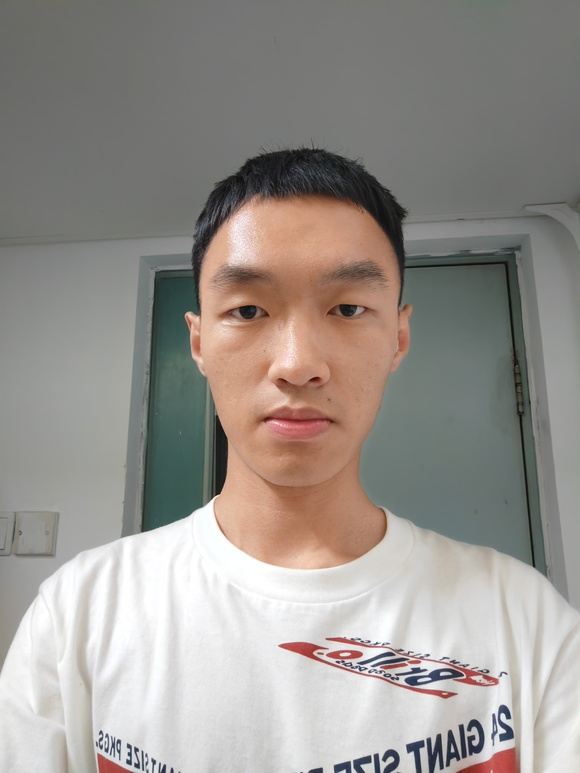
#> input picture images/222.jpg, 580 x 773 px, shrunk from 2448 x 3264 before the run
$ python main.py   (older library calls are emulated)
#> lines starting #> are read from the running program, lines starting #| are printed output that depends on the picture; after the words box and inside, x2 and y2 are one past the last pixel; in counts of white or black regions, pixels touching at a corner belong together
### src/calibrate.py
import glob

import cv2
import numpy as np


# [92 lines left out: functions detect_corners, calibrate_camera, not called in this run]


def undistort_image(
    image: np.ndarray, camera_matrix: np.ndarray, dist_coeffs: np.ndarray
) -> np.ndarray:
    """Undistort an image using camera matrix and distortion coefficients.

    Args:
        image (np.ndarray): Input distorted image.
        camera_matrix (np.ndarray): Intrinsic matrix from calibrate_camera().
        dist_coeffs (np.ndarray): Distortion coefficients from calibrate_camera().

    Returns:
        np.ndarray: Undistorted image.
    """
    h, w = image.shape[:2]
    new_mtx, roi = cv2.getOptimalNewCameraMatrix(
        camera_matrix, dist_coeffs, (w, h), alpha=0
    )
    return cv2.undistort(image, camera_matrix, dist_coeffs, None, new_mtx)


# [8 lines that do not run on import are left out]

### src/preprocess.py
import cv2
import numpy as np


# [82 lines left out: functions rgb_to_hsi, hsi_to_rgb, histogram_equalization, not called in this run]


def clahe_equalization(
    image: np.ndarray, clip_limit: float = 2.0, tile_grid_size: tuple[int, int] = (8, 8)
) -> np.ndarray:
    clahe = cv2.createCLAHE(clipLimit=clip_limit, tileGridSize=tile_grid_size)
    if len(image.shape) == 3:
        hsv = cv2.cvtColor(image, cv2.COLOR_BGR2HSV)
        hsv[:, :, 2] = clahe.apply(hsv[:, :, 2])
        return cv2.cvtColor(hsv, cv2.COLOR_HSV2BGR)
    else:
        return clahe.apply(image)


# [7 lines left out: function laplacian_sharpen, not called in this run]


def unsharp_mask(
    image: np.ndarray,
    k_size: tuple[int, int] = (5, 5),
    sigma: float = 1.0,
    amount: float = 1.5,
) -> np.ndarray:
    # 反锐化掩膜
    blurred = cv2.GaussianBlur(image, k_size, sigma)
    mask = cv2.subtract(image, blurred)
    sharpened = cv2.addWeighted(image, 1.0, mask, amount, 0)
    return np.clip(sharpened, 0, 255).astype(np.uint8)


# [12 lines that do not run on import are left out]

### src/detect_face.py
import cv2
import numpy as np


def get_face_mask(image: np.ndarray) -> np.ndarray:
    hsv = cv2.cvtColor(image, cv2.COLOR_BGR2HSV)
    ycrcb = cv2.cvtColor(image, cv2.COLOR_BGR2YCrCb)
    # lab = cv2.cvtColor(image, cv2.COLOR_BGR2LAB)

    mask = (
        cv2.inRange(hsv, (0, 50, 60), (25, 120, 240))
        | cv2.inRange(hsv, (155, 50, 60), (179, 120, 240))
        | cv2.inRange(ycrcb, (0, 133, 77), (255, 173, 127))
        # | cv2.inRange(lab[..., 0], 0, 128)
        # | cv2.inRange(lab, (0, 128 - 5, 128 - 5), (255, 128 - 5, 128 + 20))
    )

    cr = ycrcb[:, :, 1]
    _, mask_cr = cv2.threshold(cr, 0, 255, cv2.THRESH_BINARY + cv2.THRESH_OTSU)
    mask = mask | mask_cr

    kernel = cv2.getStructuringElement(cv2.MORPH_ELLIPSE, (15, 15))
    mask = cv2.morphologyEx(mask, cv2.MORPH_OPEN, kernel, iterations=1)
    kernel = cv2.getStructuringElement(cv2.MORPH_ELLIPSE, (35, 35))
    mask = cv2.morphologyEx(mask, cv2.MORPH_CLOSE, kernel, iterations=1)

    contours, _ = cv2.findContours(mask, cv2.RETR_EXTERNAL, cv2.CHAIN_APPROX_SIMPLE)
    face = np.zeros_like(mask)
    if contours:
        c = max(contours, key=cv2.contourArea)
        cv2.drawContours(face, [c], -1, 255, thickness=-1)

    # mask 未联通，final 已联通
    # 膨胀操作使得轮廓扩大
    kernel = cv2.getStructuringElement(cv2.MORPH_ELLIPSE, (11, 11))
    face = cv2.dilate(face, kernel, iterations=1)

    face = cv2.GaussianBlur(face, (51, 51), 0)
    _, face = cv2.threshold(face, 128, 255, cv2.THRESH_BINARY)

    return face


# [13 lines left out: functions sobel_edge, canny_edge, not called in this run]

### src/beautify.py
import cv2
import numpy as np

from preprocess import hsi_to_rgb, rgb_to_hsi


# [101 lines left out: functions whiten_lab_clahe, whiten_hsi_clahe, whiten_hsi_gamma, whiten_hsi_gain, not called in this run]


def whiten_lab_gain(
    image: np.ndarray,
    face_mask: np.ndarray,
    gain_l: float = 1.1,
    gain_a: float = 1.02,
    gain_b: float = 0.98,
    k_size: int = 21,
) -> np.ndarray:
    # a略微增大提升红色色度，b略微减小抑制黄色
    lab = cv2.cvtColor(image, cv2.COLOR_BGR2LAB).astype(np.float32)
    mask = face_mask.astype(bool)

    lab[..., 0][mask] = np.clip(lab[..., 0][mask] * gain_l, 0, 255)
    lab[..., 1][mask] = np.clip(lab[..., 1][mask] * gain_a, 0, 255)
    lab[..., 2][mask] = np.clip(lab[..., 2][mask] * gain_b, 0, 255)

    result = cv2.cvtColor(lab.astype(np.uint8), cv2.COLOR_LAB2BGR)

    alpha = cv2.GaussianBlur(
        (face_mask / 255.0).astype(np.float32), (k_size, k_size), 0
    )[..., None]
    blended = image.astype(np.float32) * (1 - alpha) + result.astype(np.float32) * alpha
    return np.clip(blended, 0, 255).astype(np.uint8)


# [24 lines left out: function smooth_skin_bilateral, not called in this run]


def smooth_skin_guided(
    image: np.ndarray,
    face_mask: np.ndarray,
    radius: int = 8,
    eps: float = 1e-2,
    k_size: int = 11,
) -> np.ndarray:
    """
    radius: 引导滤波的邻域半径。小值，保留更多小细节，磨皮效果弱。大值，磨皮更彻底，但可能丢失自然纹理。
    eps: 引导滤波的平滑因子。小值，严格保留边缘，更像“局部均值”。大值，边缘被模糊，更像“全局低通”。
    """
    lab = cv2.cvtColor(image, cv2.COLOR_BGR2LAB)
    L = lab[..., 0].copy()

    L_f = L.astype(np.float32) / 255.0
    L_guided = cv2.ximgproc.guidedFilter(guide=L_f, src=L_f, radius=radius, eps=eps)
    L_u = (L_guided * 255.0).astype(np.uint8)

    lab[..., 0] = L_u
    result = cv2.cvtColor(lab, cv2.COLOR_LAB2BGR)

    alpha = cv2.GaussianBlur(
        (face_mask / 255.0).astype(np.float32), (k_size, k_size), 0
    )[..., None]
    blended = (
        image.astype(np.float32) * (1.0 - alpha) + result.astype(np.float32) * alpha
    )
    return np.clip(blended, 0, 255).astype(np.uint8)


def slim_face(
    image: np.ndarray, face_mask: np.ndarray, gain: float = 0.9, k_size: int = 15
) -> np.ndarray:
    h, w = image.shape[:2]
    ys, xs = np.where(face_mask > 0)
    if xs.size == 0:
        return image

    # y_min = int(max(ys.min(), 0))
    # y_max = int(min(ys.max() + 1, h))

    x_min = int(max(xs.min(), w * 0.1))
    x_max = int(min(xs.max(), w * 0.9))
    x_center = (x_min + x_max) / 2.0
    w_face = x_max - x_min

    x_L = int(max(np.floor(x_center - w_face / 2.0 * gain), 0))
    x_R = int(min(np.ceil(x_center + w_face / 2.0 * gain), w))

    map_x, map_y = np.meshgrid(np.arange(w), np.arange(h))
    map_x = map_x.astype(np.float32)
    map_y = map_y.astype(np.float32)

    # map_x[y_min:y_max, :x_L] = np.linspace(0, x_min, x_L, False)[None, ...]
    # map_x[y_min:y_max, x_L:x_R] = np.linspace(x_min, x_max, x_R - x_L, False)[None, ...]
    # map_x[y_min:y_max, x_R:] = np.linspace(x_max, w, w - x_R, False)[None, ...]

    map_x[:, :x_L] = np.linspace(0, x_min, x_L, False)[None, ...]
    map_x[:, x_L:x_R] = np.linspace(x_min, x_max, x_R - x_L, False)[None, ...]
    map_x[:, x_R:] = np.linspace(x_max, w, w - x_R, False)[None, ...]

    map_x = np.clip(map_x, 0, w - 1).astype(np.float32)
    map_x = cv2.GaussianBlur(map_x, (k_size, k_size), 0)

    return cv2.remap(image, map_x, map_y, interpolation=cv2.INTER_LINEAR)


def enlarge_eyes(
    image: np.ndarray,
    face_mask: np.ndarray,
    gain: float = 1.1,
    distance: tuple[float, float, float, float, float] = (0.1, 0.1, 0.1, 0.2, 0.5),
    k_size: int = 15,
) -> np.ndarray:
    h, w = image.shape[:2]
    ys, xs = np.where(face_mask > 0)
    if xs.size == 0:
        return image

    # 估计面部区域4个坐标
    x_face_min = int(max(xs.min(), w * 0.1))
    x_face_max = int(min(xs.max() + 1, w * 0.9))
    y_face_min = int(max(ys.min(), h * 0.1))
    y_face_max = int(min(ys.max() + 1, h * 0.9))

    w_face = x_face_max - x_face_min
    h_face = y_face_max - y_face_min

    # 估计现在眼睛区域的坐标
    w_eyes = (1 - sum(distance[0:3])) * w_face / 2.0
    x_left_eye_min = int(x_face_min + w_face * distance[0])
    x_left_eye_max = int(x_left_eye_min + w_eyes)
    x_left_eye_c = (x_left_eye_min + x_left_eye_max) / 2.0

    x_right_eye_max = int(x_face_max - w_face * distance[2])
    x_right_eye_min = int(x_right_eye_max - w_eyes)
    x_right_eye_c = (x_right_eye_min + x_right_eye_max) / 2.0

    y_eyes_min = int(y_face_min + h_face * distance[3])
    y_eyes_max = int(y_face_max - h_face * distance[4])
    y_eyes_c = (y_eyes_min + y_eyes_max) / 2.0
    h_eyes = y_eyes_max - y_eyes_min

    # 估计大眼后，边界处坐标对应原来眼睛内部的坐标
    x_left_new_min = int(
        max(np.floor(x_left_eye_c - w_eyes / 2.0 / gain), x_left_eye_min)
    )
    x_left_new_max = int(
        min(np.ceil(x_left_eye_c + w_eyes / 2.0 / gain), x_left_eye_max)
    )
    x_right_new_min = int(
        max(np.floor(x_right_eye_c - w_eyes / 2.0 / gain), x_right_eye_min)
    )
    x_right_new_max = int(
        min(np.ceil(x_right_eye_c + w_eyes / 2.0 / gain), x_right_eye_max)
    )
    y_new_min = int(max(np.floor(y_eyes_c - h_eyes / 2.0 / gain), y_eyes_min))
    y_new_max = int(min(np.ceil(y_eyes_c + h_eyes / 2.0 / gain), y_eyes_max))

    map_x, map_y = np.meshgrid(np.arange(w), np.arange(h))
    map_x = map_x.astype(np.float32)
    map_y = map_y.astype(np.float32)

    # 计算坐标映射关系
    map_x[y_eyes_min:y_eyes_max, x_left_eye_min:x_left_eye_max] = np.linspace(
        x_left_new_min, x_left_new_max, x_left_eye_max - x_left_eye_min, False
    )[None, ...]
    map_x[y_eyes_min:y_eyes_max, x_right_eye_min:x_right_eye_max] = np.linspace(
        x_right_new_min, x_right_new_max, x_right_eye_max - x_right_eye_min, False
    )[None, ...]
    map_x = np.clip(map_x, 0, w - 1).astype(np.float32)
    map_x = cv2.GaussianBlur(map_x, (k_size, k_size), 0)

    map_y[y_eyes_min:y_eyes_max, x_left_eye_min:x_left_eye_max] = np.linspace(
        y_new_min, y_new_max, y_eyes_max - y_eyes_min, False
    )[:, None]
    map_y[y_eyes_min:y_eyes_max, x_right_eye_min:x_right_eye_max] = np.linspace(
        y_new_min, y_new_max, y_eyes_max - y_eyes_min, False
    )[:, None]
    map_y = np.clip(map_y, 0, h - 1).astype(np.float32)
    map_y = cv2.GaussianBlur(map_y, (k_size, k_size), 0)

    return cv2.remap(image, map_x, map_y, interpolation=cv2.INTER_LINEAR)

### src/main.py
from pathlib import Path

import cv2
import matplotlib.pyplot as plt
import numpy as np

from beautify import enlarge_eyes, slim_face, smooth_skin_guided, whiten_lab_gain
from calibrate import undistort_image
from detect_face import get_face_mask
from preprocess import clahe_equalization, unsharp_mask

# 设置中文字体
plt.rcParams["font.sans-serif"] = ["SimHei"]  # 黑体
plt.rcParams["axes.unicode_minus"] = False  # 负号正常显示


def process(image_path: Path):
    params = np.load("src/calib_params.npz")
#> (reads src/calib_params.npz from the repository)
    K = params["camera_matrix"]
    d = params["dist_coeffs"]
    # print(f"camera_matrix: {K}")
    # print(f"dist_coeffs: {d}")

    # plt.figure(figsize=(8, 6))

    # 读取图像，去畸变
    img0 = cv2.imread(str(image_path))
#> img0 is the input picture: shape (773, 580, 3); mean B, G, R 142.2, 147.3, 152.7
    # [4 lines of commented-out code are left out]

    img1 = undistort_image(img0, K, d)
    # [10 lines of commented-out code are left out]

    img2 = cv2.medianBlur(img1, ksize=5)
    # [4 lines of commented-out code are left out]

    img3 = cv2.GaussianBlur(img2, (13, 13), 0)
    # [4 lines of commented-out code are left out]

    img4 = unsharp_mask(img3, k_size=(5, 5), sigma=1.0, amount=1.5)
    # [4 lines of commented-out code are left out]

    img5 = clahe_equalization(img4, clip_limit=2.0, tile_grid_size=(200, 200))
    # [10 lines of commented-out code are left out]

    face_mask = get_face_mask(img5)
#> in get_face_mask, `cr = ycrcb[:, :, 1]`:
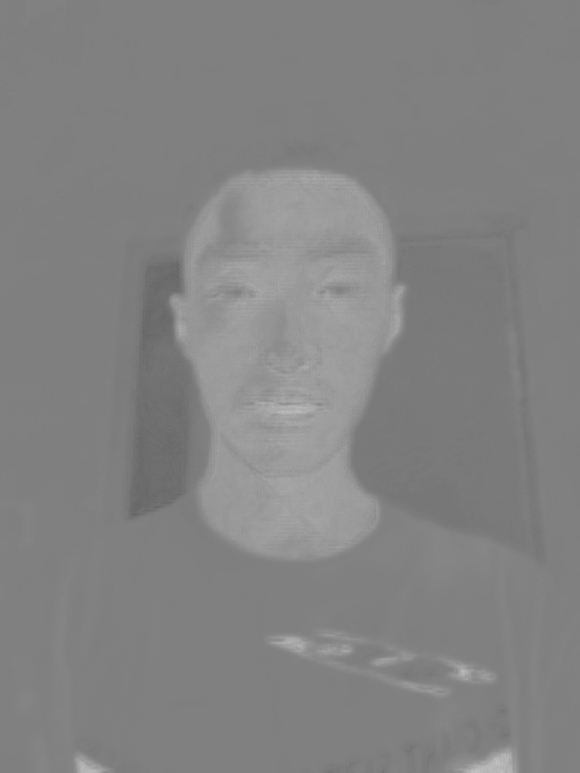
#> cr: shape (773, 580); min 99, max 197, mean 130.9
#> in get_face_mask, `mask = cv2.morphologyEx(mask, cv2.MORPH_OPEN, kernel, iterations=1)`:
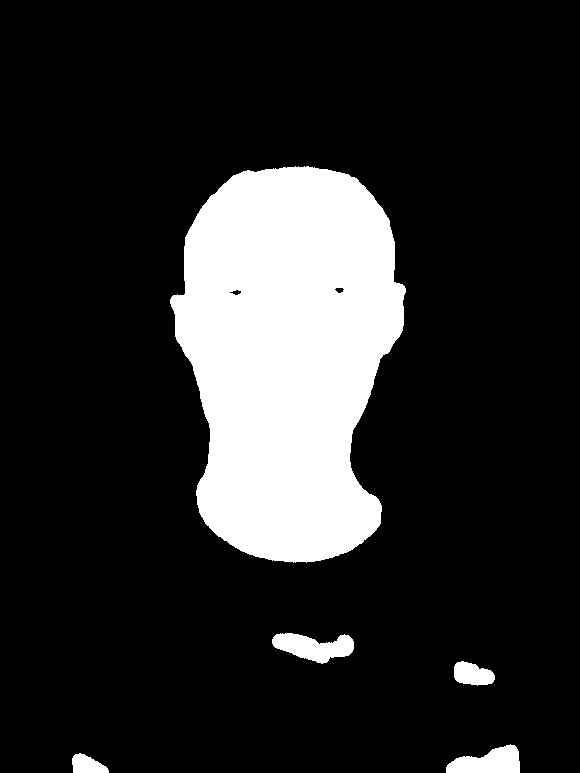
#> mask: shape (773, 580); 16.5% white; 5 white regions, box (x1, y1, x2, y2) and area: (170, 166, 406, 563) 69581, (272, 633, 354, 664) 1561, (446, 744, 520, 773) 1431, (454, 661, 495, 686) 737, (72, 753, 109, 773) 510
#> in get_face_mask, `contours, _ = cv2.findContours(mask, cv2.RETR_EXTERNAL, cv2.CHAIN_APPR..`: contours = 5 contours; box (x1, y1, x2, y2) and area: (170, 166, 406, 563) 69294, (272, 633, 354, 664) 1506, (446, 744, 520, 773) 1355, (454, 661, 495, 686) 692, (72, 753, 109, 773) 468
#> in get_face_mask, `c = max(contours, key=cv2.contourArea)`: c = contour of 477 points, box (x1, y1, x2, y2) (170, 166, 406, 563), area 69294
    # [4 lines of commented-out code are left out]

    face = cv2.bitwise_and(img5, img5, mask=face_mask)
#> face: shape (773, 580, 3)
    # [15 lines of commented-out code are left out]

    img6 = whiten_lab_gain(
        img5, face_mask, gain_l=1.10, gain_a=1.0, gain_b=1.0, k_size=51
    )
#> in whiten_lab_gain, `lab = cv2.cvtColor(image, cv2.COLOR_BGR2LAB).astype(np.float32)`:
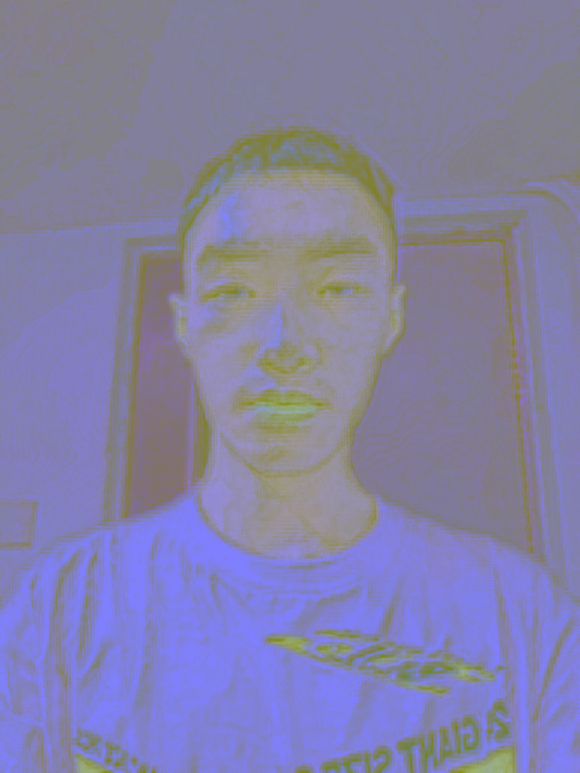
#> lab: shape (773, 580, 3) float32; mean B, G, R 166.7, 129, 131.9
    # [15 lines of commented-out code are left out]

    img7 = slim_face(img6, face_mask, gain=0.94, k_size=51)
#> in slim_face, `x_min = int(max(xs.min(), w * 0.1))`: x_min = 167
#> in slim_face, `x_max = int(min(xs.max(), w * 0.9))`: x_max = 409
#> in slim_face, `x_center = (x_min + x_max) / 2.0`: x_center = 288
#> in slim_face, `w_face = x_max - x_min`: w_face = 242
#> in slim_face, `x_L = int(max(np.floor(x_center - w_face / 2.0 * gain), 0))`: x_L = 174
#> in slim_face, `x_R = int(min(np.ceil(x_center + w_face / 2.0 * gain), w))`: x_R = 402
#> in slim_face, `map_x[:, :x_L] = np.linspace(0, x_min, x_L, False)[None, ...]`:
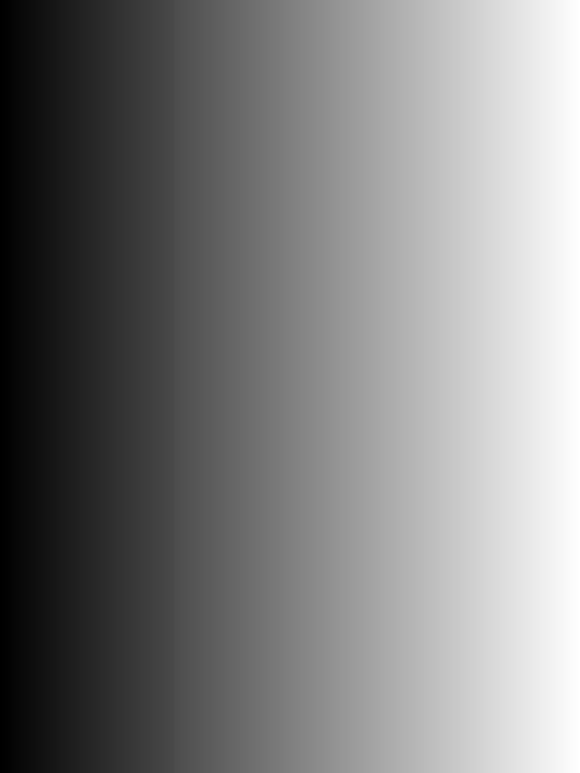
#> map_x: shape (773, 580) float32; min 0, max 579, mean 288.5; drawn with min black and max white
    face_mask = slim_face(face_mask, face_mask, gain=0.94, k_size=51)
    _, face_mask = cv2.threshold(face_mask, 128, 255, cv2.THRESH_BINARY)
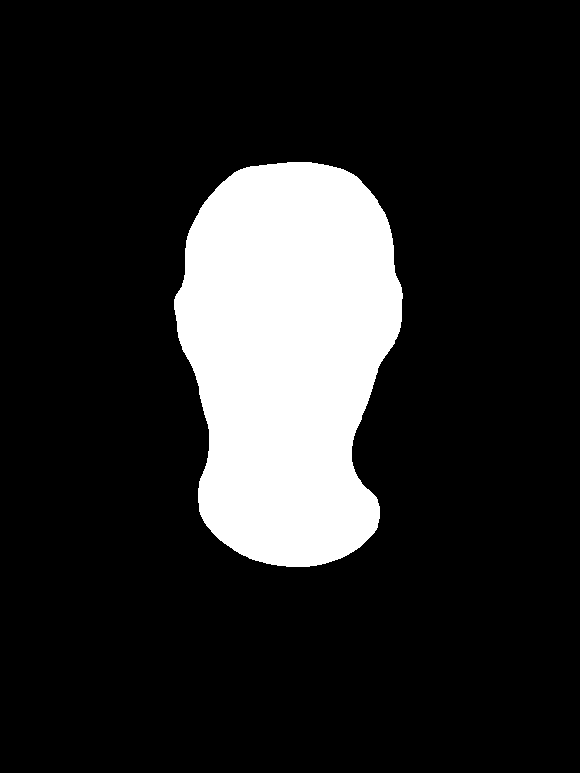
#> face_mask: shape (773, 580); 15.8% white; 1 white region, box (x1, y1, x2, y2) and area: (174, 162, 403, 567) 70885
    # [15 lines of commented-out code are left out]

    img8 = enlarge_eyes(
        img7, face_mask, gain=1.2, distance=(0.12, 0.10, 0.12, 0.20, 0.60), k_size=101
    )
#> in enlarge_eyes, `x_face_min = int(max(xs.min(), w * 0.1))`: x_face_min = 174
#> in enlarge_eyes, `x_face_max = int(min(xs.max() + 1, w * 0.9))`: x_face_max = 403
#> in enlarge_eyes, `y_face_min = int(max(ys.min(), h * 0.1))`: y_face_min = 162
#> in enlarge_eyes, `y_face_max = int(min(ys.max() + 1, h * 0.9))`: y_face_max = 567
#> in enlarge_eyes, `w_face = x_face_max - x_face_min`: w_face = 229
#> in enlarge_eyes, `h_face = y_face_max - y_face_min`: h_face = 405
#> in enlarge_eyes, `w_eyes = (1 - sum(distance[0:3])) * w_face / 2.0`: w_eyes = 75.57
#> in enlarge_eyes, `x_left_eye_min = int(x_face_min + w_face * distance[0])`: x_left_eye_min = 201
#> in enlarge_eyes, `x_left_eye_max = int(x_left_eye_min + w_eyes)`: x_left_eye_max = 276
#> in enlarge_eyes, `x_left_eye_c = (x_left_eye_min + x_left_eye_max) / 2.0`: x_left_eye_c = 238.5
#> in enlarge_eyes, `x_right_eye_max = int(x_face_max - w_face * distance[2])`: x_right_eye_max = 375
#> in enlarge_eyes, `x_right_eye_min = int(x_right_eye_max - w_eyes)`: x_right_eye_min = 299
#> in enlarge_eyes, `x_right_eye_c = (x_right_eye_min + x_right_eye_max) / 2.0`: x_right_eye_c = 337
#> in enlarge_eyes, `y_eyes_min = int(y_face_min + h_face * distance[3])`: y_eyes_min = 243
#> in enlarge_eyes, `y_eyes_max = int(y_face_max - h_face * distance[4])`: y_eyes_max = 324
#> in enlarge_eyes, `y_eyes_c = (y_eyes_min + y_eyes_max) / 2.0`: y_eyes_c = 283.5
#> in enlarge_eyes, `h_eyes = y_eyes_max - y_eyes_min`: h_eyes = 81
#> in enlarge_eyes, `x_left_new_min = int( max(np.floor(x_left_eye_c - w_eyes / 2.0 / gain)..`: x_left_new_min = 207
#> in enlarge_eyes, `x_left_new_max = int( min(np.ceil(x_left_eye_c + w_eyes / 2.0 / gain),..`: x_left_new_max = 270
#> in enlarge_eyes, `x_right_new_min = int( max(np.floor(x_right_eye_c - w_eyes / 2.0 / gai..`: x_right_new_min = 305
#> in enlarge_eyes, `x_right_new_max = int( min(np.ceil(x_right_eye_c + w_eyes / 2.0 / gain..`: x_right_new_max = 369
#> in enlarge_eyes, `y_new_min = int(max(np.floor(y_eyes_c - h_eyes / 2.0 / gain), y_eyes_m..`: y_new_min = 249
#> in enlarge_eyes, `y_new_max = int(min(np.ceil(y_eyes_c + h_eyes / 2.0 / gain), y_eyes_ma..`: y_new_max = 318
#> in enlarge_eyes, `map_y[y_eyes_min:y_eyes_max, x_left_eye_min:x_left_eye_max] = np.linsp..`:
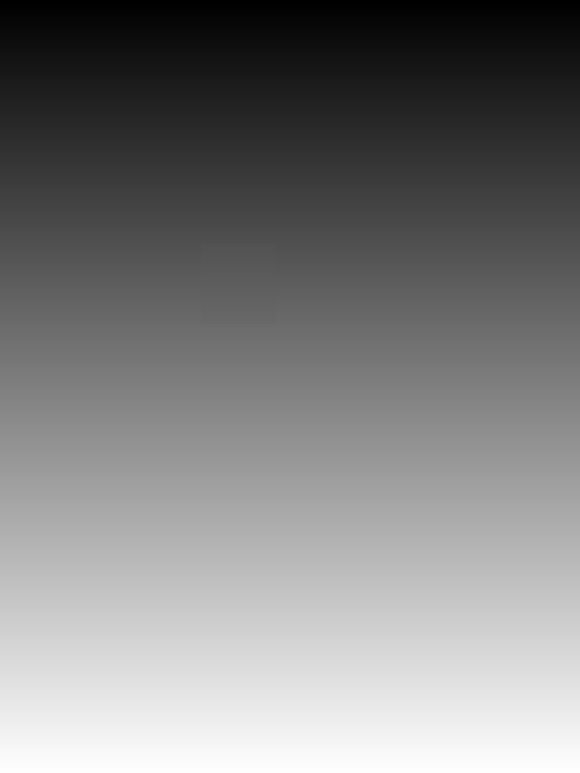
#> map_y: shape (773, 580) float32; min 0, max 772, mean 386; drawn with min black and max white
    # [15 lines of commented-out code are left out]

    img9 = smooth_skin_guided(img8, face_mask, radius=6, eps=0.01, k_size=11)
#> in smooth_skin_guided, `L = lab[..., 0].copy()`:
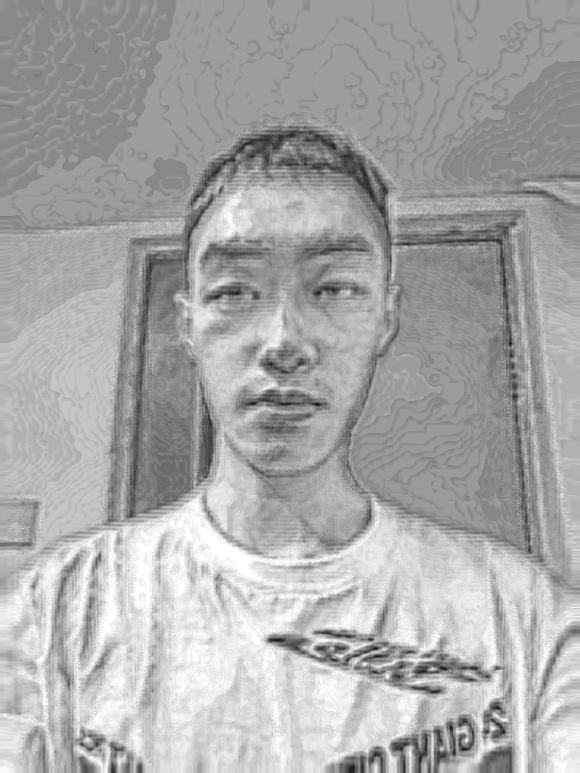
#> L: shape (773, 580); min 15, max 255, mean 169
    # [15 lines of commented-out code are left out]

    img10 = slim_face(img5, face_mask, gain=0.94, k_size=51)
    alpha = cv2.GaussianBlur((face_mask / 255.0).astype(np.float32), (31, 31), 0)[
        ..., None
    ]
    img11 = img10.astype(np.float32) * (1 - alpha) + img9.astype(np.float32) * alpha
    img11 = np.clip(img11, 0, 255).astype(np.uint8)
    # [7 lines of commented-out code are left out]

    sub_path = image_path.parent / "processed"
    sub_path.mkdir(parents=True, exist_ok=True)
    new_path = sub_path / (image_path.stem + "_new" + image_path.suffix)
    cv2.imwrite(str(new_path), img11)
    print(f"Processed {image_path.name} and saved as {new_path.name}")


if __name__ == "__main__":
    images_dir = Path("images")
    for image in images_dir.glob("*.jpg"):
        process(image)
